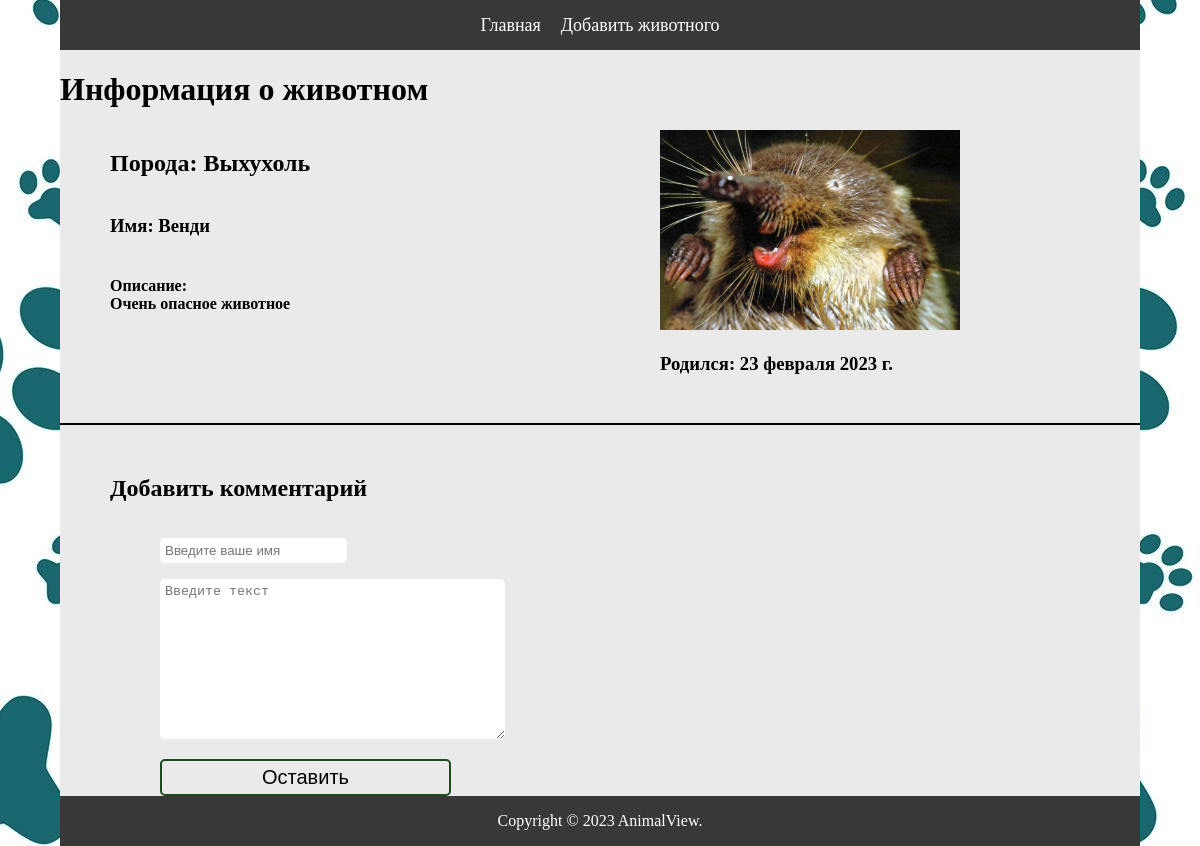
/post/5/, run on an earlier commit of the app's database.
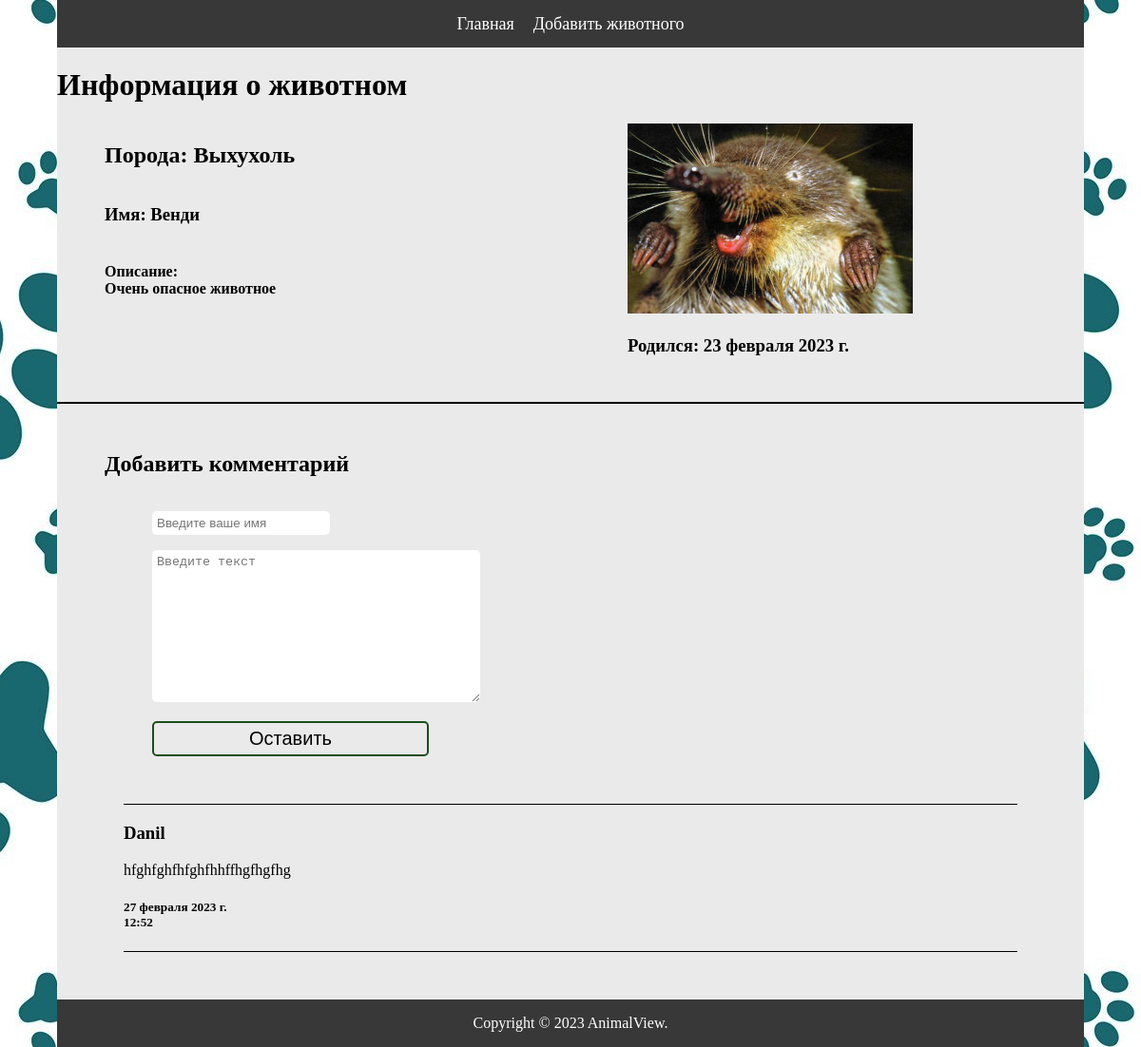
And on a later commit of the database.
### animals/models.py (models this page shows, shortened)
class Comment(models.Model):
    author = models.CharField(max_length=64, verbose_name='автор')
    text = models.TextField(blank=False, verbose_name='текст')
    date = models.DateTimeField(auto_now_add=True, verbose_name='дата')
    img = models.ForeignKey(Animal, on_delete=models.CASCADE, verbose_name='картинка', related_name='comments')
    class Meta:
        verbose_name = 'Комментарий'
        verbose_name_plural = 'Комментарии'
        ordering = ['-date', ]

### animals/views.py (the view)
# urls.py: path('post/<int:animal_id>/', animal_detail_view, name='animal_detail'),
def animal_detail_view(request, animal_id):
    detail = get_object_or_404(Animal, id=animal_id)
    if request.method == 'POST':
        form = CommentForm(request.POST)
        if form.is_valid():
            comment = form.save(commit=False)
            comment.img = detail
            comment.save()
            form = CommentForm()
    else:
        form = CommentForm()
    comment = detail.comments.all()
    context = {'animal_detail': detail, 'comments': comment, 'forms': form}
    return render(request, 'animals/animal_detail.html', context)

### animals/forms.py
class CommentForm(ModelForm):
    class Meta:
        model = Comment
        fields = ('author', 'text')
        widgets = {
            'author': TextInput(attrs={
                'class': 'form-control',
                'placeholder': 'Введите ваше имя'
            }),
            'text': Textarea(attrs={
                'class': 'form-control',
                'placeholder': 'Введите текст'
            }),
        }

### animals/templates/animals/animal_detail.html (shortened to what this page needs)
{% extends 'animals/layout.html' %}
{% block content %}
    <h1> Информация о животном </h1>
    <div class="info_detail">
        <div class="main_info">
            <h2> Порода: {{ animal_detail.kind }} </h2>
            <h3> Имя: {{ animal_detail.name }} </h3>
            <h4 style="width: 500px"> Описание: <br> {{ animal_detail.description }} </h4>
        </div>
        <div class="info_dop">
            <img style="width: 300px; height: 200px" src="{{ animal_detail.image.url }}" alt="">
            <h3> Родился: {{ animal_detail.birthday }} </h3>
        </div>
    </div>
    <hr style="border: 1px solid black; margin: 30px 0">
    <div class="comments">
        <h2> Добавить комментарий </h2>
        <form style="padding-left: 50px" method="post" enctype="multipart/form-data">
            <p>{{ forms.author }}</p>
            <p>{{ forms.text }}</p>
            <button class="send" type="submit"> Оставить </button>
        </form>
        {% for comment in comments %}
            <div class="more_comments">
                <h3>{{ comment.author }}</h3>
                <p>{{ comment.text }}</p>
                <h5 style="width: 115px">{{ comment.date }}</h5>
            </div>
        {% endfor %}
    </div>
{% endblock %}

What changed in the data, as far as the page shows it:
added Comment: author "Danil", text "hfghfghfhfghfhhffhgfhgfhg", date "27 февраля 2023 г. 12:52"
